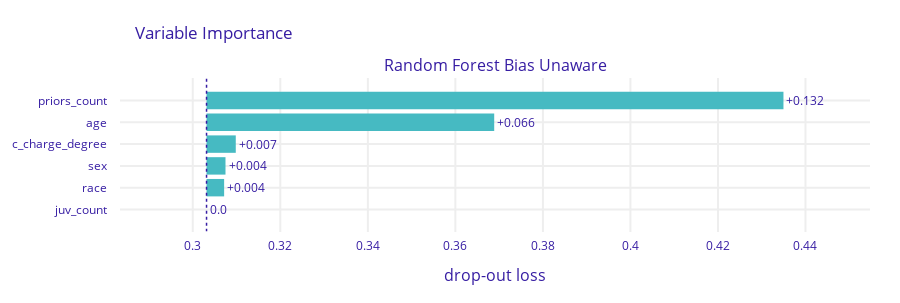

Notebook code cell kept with this figure:
### Code cell
exp_tree.model_parts().plot()

### Figure 1 — Plotly figure (JSON) as saved in the notebook; plotly's stock layout.template omitted (floating-point values rounded to 4 significant figures)
{"data": [{"base": 0.3031, "hoverinfo": "text", "hoverlabel": {"bgcolor": "rgba(0,0,0,0.8)"}, "hovertext": ["Model: Random Forest Bias Unaware loss after<br>variable: priors_count is permuted: 0.435<br>Drop-out loss change: +0.132", "Model: Random Forest Bias Unaware loss after<br>variable: age is permuted: 0.369<br>Drop-out loss change: +0.066", "Model: Random Forest Bias Unaware loss after<br>variable: c_charge_degree is permuted: 0.31<br>Drop-out loss change: +0.007", "Model: Random Forest Bias Unaware loss after<br>variable: sex is permuted: 0.307<br>Drop-out loss change: +0.004", "Model: Random Forest Bias Unaware loss after<br>variable: race is permuted: 0.307<br>Drop-out loss change: +0.004", "Model: Random Forest Bias Unaware loss after<br>variable: juv_count is permuted: 0.303<br>Drop-out loss change: -0.0"], "marker": {"color": "#46bac2"}, "orientation": "h", "showlegend": false, "text": ["+0.132", "+0.066", "+0.007", "+0.004", "+0.004", "0.0"], "textposition": "outside", "type": "bar", "x": [0.1318, 0.06573, 0.006679, 0.004333, 0.004021, 0], "xaxis": "x", "y": ["priors_count", "age", "c_charge_degree", "sex", "race", "juv_count"], "yaxis": "y"}], "layout": {"annotations": [{"font": {"size": 16}, "showarrow": false, "text": "Random Forest Bias Unaware", "x": 0.5, "xanchor": "center", "xref": "paper", "y": 1, "yanchor": "bottom", "yref": "paper"}, {"font": {"size": 16}, "showarrow": false, "text": "drop-out loss", "x": 0.5, "xanchor": "center", "xref": "paper", "y": 0, "yanchor": "top", "yref": "paper", "yshift": -30}], "font": {"color": "#371ea3"}, "height": 303, "margin": {"b": 71, "r": 30, "t": 78}, "shapes": [{"line": {"color": "#371ea3", "dash": "dot", "width": 1.5}, "type": "line", "x0": 0.3031, "x1": 0.3031, "xref": "x", "y0": -1, "y1": 6, "yref": "y"}], "title": {"text": "Variable Importance", "x": 0.15}, "xaxis": {"anchor": "y", "automargin": true, "domain": [0, 1], "fixedrange": true, "gridwidth": 2, "range": [0.2834, 0.4547], "tickcolor": "white", "ticklen": 3, "ticks": "outside", "type": "linear", "zeroline": false}, "yaxis": {"anchor": "x", "automargin": true, "autorange": "reversed", "domain": [0, 1], "fixedrange": true, "gridwidth": 2, "tickcolor": "white", "ticklen": 10, "ticks": "outside", "type": "category"}}}
